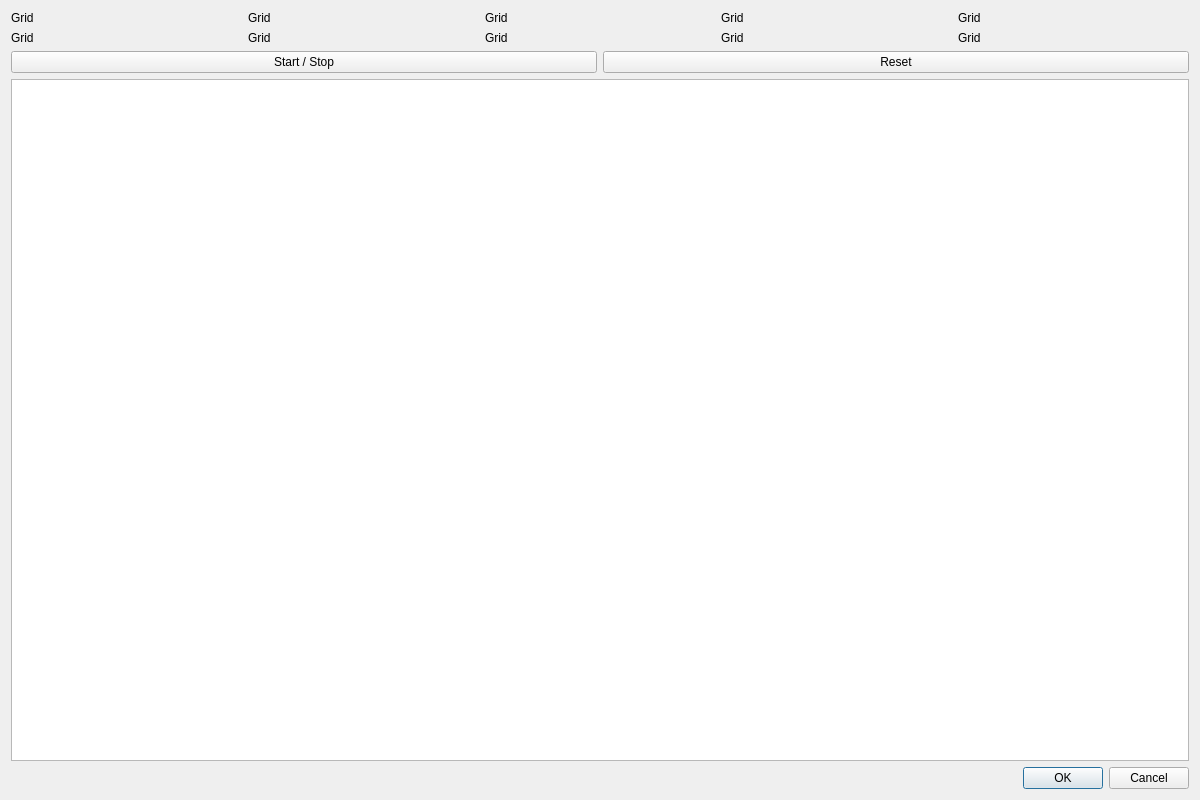
<?xml version="1.0" encoding="UTF-8"?>
<ui version="4.0">
 <class>fluid</class>
 <widget class="QDialog" name="fluid">
  <property name="geometry">
   <rect>
    <x>0</x>
    <y>0</y>
    <width>1200</width>
    <height>800</height>
   </rect>
  </property>
  <property name="windowTitle">
   <string>Dialog</string>
  </property>
  <layout class="QGridLayout" name="gridLayout">
   <item row="4" column="0">
    <layout class="QHBoxLayout" name="horizontalLayout">
     <property name="topMargin">
      <number>0</number>
     </property>
     <item>
      <widget class="QPushButton" name="pauseBtn">
       <property name="text">
        <string>Start / Stop</string>
       </property>
      </widget>
     </item>
     <item>
      <widget class="QPushButton" name="resetBtn">
       <property name="text">
        <string>Reset</string>
       </property>
      </widget>
     </item>
    </layout>
   </item>
   <item row="8" column="0">
    <widget class="QDialogButtonBox" name="buttonBox">
     <property name="orientation">
      <enum>Qt::Horizontal</enum>
     </property>
     <property name="standardButtons">
      <set>QDialogButtonBox::Cancel|QDialogButtonBox::Ok</set>
     </property>
    </widget>
   </item>
   <item row="7" column="0">
    <widget class="QGraphicsView" name="m_graphView"/>
   </item>
   <item row="2" column="0">
    <layout class="QGridLayout" name="gridLayout_2">
     <property name="topMargin">
      <number>0</number>
     </property>
     <item row="0" column="1">
      <widget class="QLabel" name="label_2">
       <property name="text">
        <string>Grid</string>
       </property>
      </widget>
     </item>
     <item row="0" column="2">
      <widget class="QLabel" name="label_3">
       <property name="text">
        <string>Grid</string>
       </property>
      </widget>
     </item>
     <item row="0" column="0">
      <widget class="QLabel" name="label">
       <property name="text">
        <string>Grid</string>
       </property>
      </widget>
     </item>
     <item row="0" column="4">
      <widget class="QLabel" name="label_5">
       <property name="text">
        <string>Grid</string>
       </property>
      </widget>
     </item>
     <item row="0" column="3">
      <widget class="QLabel" name="label_4">
       <property name="text">
        <string>Grid</string>
       </property>
      </widget>
     </item>
     <item row="1" column="0">
      <widget class="QLabel" name="label_6">
       <property name="text">
        <string>Grid</string>
       </property>
      </widget>
     </item>
     <item row="1" column="1">
      <widget class="QLabel" name="label_7">
       <property name="text">
        <string>Grid</string>
       </property>
      </widget>
     </item>
     <item row="1" column="2">
      <widget class="QLabel" name="label_8">
       <property name="text">
        <string>Grid</string>
       </property>
      </widget>
     </item>
     <item row="1" column="3">
      <widget class="QLabel" name="label_9">
       <property name="text">
        <string>Grid</string>
       </property>
      </widget>
     </item>
     <item row="1" column="4">
      <widget class="QLabel" name="label_10">
       <property name="text">
        <string>Grid</string>
       </property>
      </widget>
     </item>
    </layout>
   </item>
  </layout>
 </widget>
 <resources/>
 <connections>
  <connection>
   <sender>buttonBox</sender>
   <signal>accepted()</signal>
   <receiver>fluid</receiver>
   <slot>accept()</slot>
   <hints>
    <hint type="sourcelabel">
     <x>248</x>
     <y>254</y>
    </hint>
    <hint type="destinationlabel">
     <x>157</x>
     <y>274</y>
    </hint>
   </hints>
  </connection>
  <connection>
   <sender>buttonBox</sender>
   <signal>rejected()</signal>
   <receiver>fluid</receiver>
   <slot>reject()</slot>
   <hints>
    <hint type="sourcelabel">
     <x>316</x>
     <y>260</y>
    </hint>
    <hint type="destinationlabel">
     <x>286</x>
     <y>274</y>
    </hint>
   </hints>
  </connection>
 </connections>
</ui>
